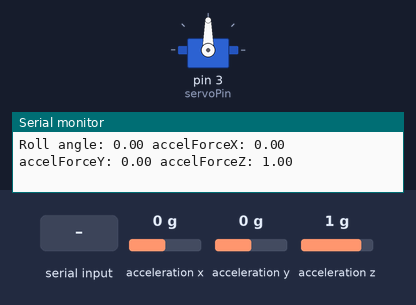
This sketch was run on a simulated Arduino Uno, built with avr-gcc and run on an emulated ATmega328P. Parts: servo, the last lines printed to the serial monitor. Wiring (inferred from the names in the program): MPU-6050 motion sensor at I2C address 0x68. The test bench sets the inputs (shaded band); at power-on: acceleration y 0 g, acceleration x 0 g, acceleration z 1 g.

Above: at 1.2 s.
1.3 s: "30,150\n" received over Serial
At 2.2 s:
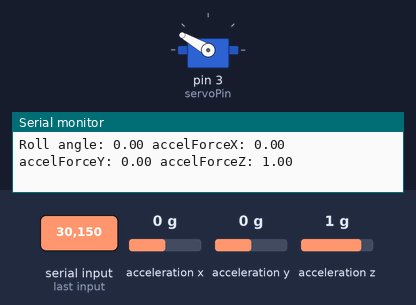
4.0 s: acceleration y set to -0.8 g
At 4.4 s:
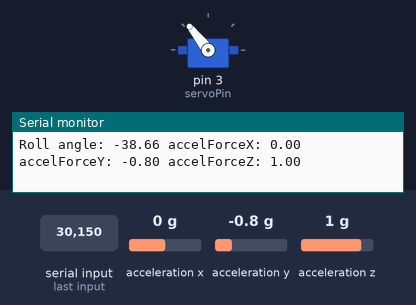
5.5 s: acceleration x set to -1.4 g
At 6.7 s:
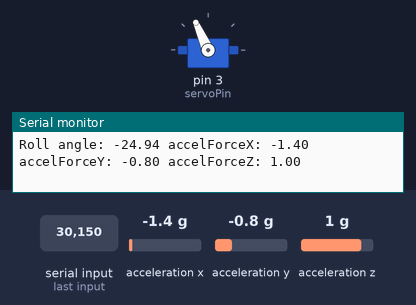
7.1 s: acceleration y set to 0.8 g
At 8.3 s:
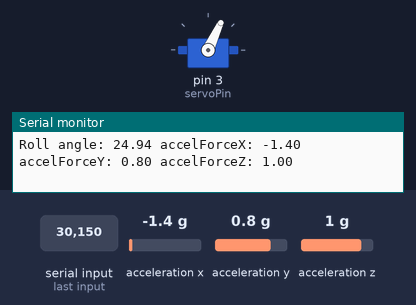
8.6 s: "5\n" received over Serial
At 9.5 s:
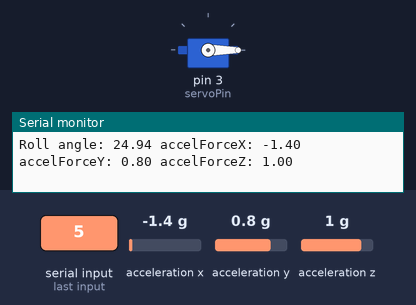
11.2 s: "200\n" received over Serial
At 12.1 s:
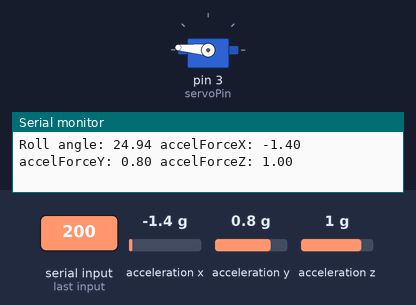
Timing chart, 0 to 14.2 s (numbered marks = the images above; inputs shaded):
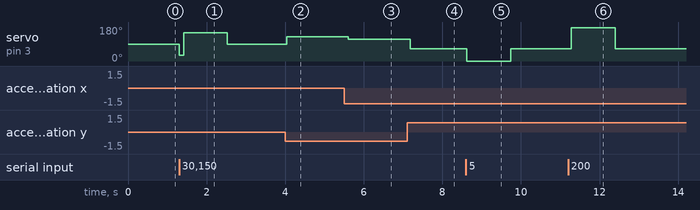

The sketch:

Gimbal.ino
```cpp
#include <Wire.h>
#include <Servo.h>
Servo myServo;
long accelX, accelY, accelZ;
float accelForceX, accelForceY, accelForceZ;
int addressMPU = 0x68;
float roll;
int servoPin = 3;
int offSet = 90;

void setup() {
// put your setup code here, to run once:

//Setting up the MPU6050
Serial.begin(9600);
Wire.begin();
Wire.beginTransmission(addressMPU);
Wire.write(0x6B);
Wire.write(0x10);
Wire.endTransmission();


//Setting up the accelerometer
Wire.beginTransmission(addressMPU);
Wire.write(0x1C);
Wire.write(0x00);
Wire.endTransmission();

myServo.attach(servoPin);

}


void loop() {
// put your main code here, to run repeatedly:

//Reading Accelromter values
Wire.beginTransmission(addressMPU);
Wire.write(0x3B);
Wire.endTransmission();
Wire.requestFrom(0b1101000, 6);
while(Wire.available() < 6);
accelX = Wire.read()<<8| Wire.read();
accelY = Wire.read()<<8| Wire.read();
accelZ = Wire.read()<<8| Wire.read();
accelForceX = (accelX/16384.0);
accelForceY = (accelY/16384.0);
accelForceZ = (accelZ/16384.0);

//Calculating Roll angle
roll = (atan(accelForceY / sqrt(pow(accelForceX, 2) + pow(accelForceZ, 2))) * 180 / PI);

//Setting Offset
if(Serial.available() != 0){
  offSet = Serial.parseInt();

  if(offSet > 0){
    myServo.write(offSet-roll);
  }
  else if (offSet < 0){
    offSet= 90 + (offSet*-1);
  }
  else{
    offSet = 90;
  }
}

//Moving the Servo
myServo.write(offSet-roll);

//Printing data to Serial
Serial.print("Roll angle: ");
Serial.print(roll);
Serial.print(" accelForceX: ");
Serial.print(accelForceX);
Serial.print(" accelForceY: ");
Serial.print(accelForceY);
Serial.print(" accelForceZ: ");
Serial.print(accelForceZ);
Serial.println();

delay(100);

}
```

Measured:
- after the input at 1.3 s, servo on pin 3 (servoPin): 90° → 30° at once, → 150° 0.11 s later, → 90° 1.1 s later
- after the input at 4.0 s, servo on pin 3 (servoPin): 90° → 128° at once
- after the input at 5.5 s, servo on pin 3 (servoPin): 128° → 114° after 0.11 s
- after the input at 7.1 s, servo on pin 3 (servoPin): 114° → 65° after 0.09 s
- after the input at 8.6 s, servo on pin 3 (servoPin): 65° → 0° at once, → 65° 1.1 s later
- after the input at 11.2 s, servo on pin 3 (servoPin): 65° → 175° after 0.08 s, → 65° 1.1 s later
